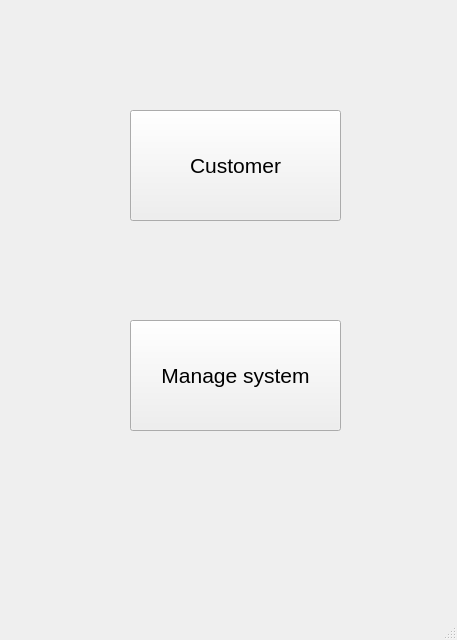
<?xml version="1.0" encoding="UTF-8"?>
<ui version="4.0">
 <class>MainWindow</class>
 <widget class="QMainWindow" name="MainWindow">
  <property name="geometry">
   <rect>
    <x>0</x>
    <y>0</y>
    <width>457</width>
    <height>640</height>
   </rect>
  </property>
  <property name="windowTitle">
   <string>MainWindow</string>
  </property>
  <widget class="QWidget" name="centralwidget">
   <widget class="QPushButton" name="customerButton">
    <property name="geometry">
     <rect>
      <x>130</x>
      <y>110</y>
      <width>211</width>
      <height>111</height>
     </rect>
    </property>
    <property name="font">
     <font>
      <pointsize>16</pointsize>
     </font>
    </property>
    <property name="text">
     <string>Customer</string>
    </property>
   </widget>
   <widget class="QPushButton" name="manageButton">
    <property name="geometry">
     <rect>
      <x>130</x>
      <y>320</y>
      <width>211</width>
      <height>111</height>
     </rect>
    </property>
    <property name="font">
     <font>
      <pointsize>16</pointsize>
     </font>
    </property>
    <property name="text">
     <string>Manage system</string>
    </property>
   </widget>
  </widget>
  <widget class="QMenuBar" name="menubar">
   <property name="geometry">
    <rect>
     <x>0</x>
     <y>0</y>
     <width>457</width>
     <height>26</height>
    </rect>
   </property>
  </widget>
  <widget class="QStatusBar" name="statusbar"/>
 </widget>
 <resources/>
 <connections/>
</ui>
